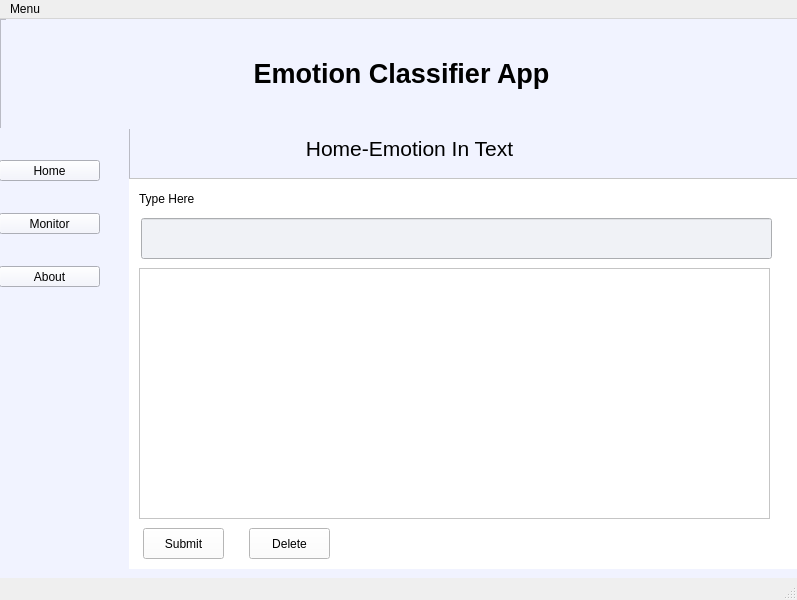
<?xml version="1.0" encoding="UTF-8"?>
<ui version="4.0">
 <class>MainWindow</class>
 <widget class="QMainWindow" name="MainWindow">
  <property name="geometry">
   <rect>
    <x>0</x>
    <y>0</y>
    <width>797</width>
    <height>600</height>
   </rect>
  </property>
  <property name="windowTitle">
   <string>MainWindow</string>
  </property>
  <widget class="QWidget" name="centralwidget">
   <layout class="QHBoxLayout" name="horizontalLayout">
    <property name="spacing">
     <number>0</number>
    </property>
    <property name="leftMargin">
     <number>0</number>
    </property>
    <property name="topMargin">
     <number>0</number>
    </property>
    <property name="rightMargin">
     <number>0</number>
    </property>
    <property name="bottomMargin">
     <number>0</number>
    </property>
    <item>
     <widget class="QFrame" name="background">
      <property name="styleSheet">
       <string notr="true">background-color: rgb(241, 243, 255);</string>
      </property>
      <property name="frameShape">
       <enum>QFrame::StyledPanel</enum>
      </property>
      <property name="frameShadow">
       <enum>QFrame::Raised</enum>
      </property>
      <widget class="QFrame" name="main">
       <property name="geometry">
        <rect>
         <x>-1</x>
         <y>109</y>
         <width>801</width>
         <height>451</height>
        </rect>
       </property>
       <property name="sizePolicy">
        <sizepolicy hsizetype="Preferred" vsizetype="Expanding">
         <horstretch>0</horstretch>
         <verstretch>0</verstretch>
        </sizepolicy>
       </property>
       <property name="frameShape">
        <enum>QFrame::StyledPanel</enum>
       </property>
       <property name="frameShadow">
        <enum>QFrame::Raised</enum>
       </property>
       <widget class="QFrame" name="menu">
        <property name="geometry">
         <rect>
          <x>0</x>
          <y>0</y>
          <width>101</width>
          <height>191</height>
         </rect>
        </property>
        <property name="sizePolicy">
         <sizepolicy hsizetype="Preferred" vsizetype="Expanding">
          <horstretch>0</horstretch>
          <verstretch>0</verstretch>
         </sizepolicy>
        </property>
        <property name="styleSheet">
         <string notr="true">alternate-background-color: rgb(241, 243, 255);</string>
        </property>
        <property name="frameShape">
         <enum>QFrame::NoFrame</enum>
        </property>
        <property name="frameShadow">
         <enum>QFrame::Raised</enum>
        </property>
        <layout class="QGridLayout" name="gridLayout">
         <property name="leftMargin">
          <number>0</number>
         </property>
         <property name="topMargin">
          <number>0</number>
         </property>
         <property name="rightMargin">
          <number>0</number>
         </property>
         <property name="bottomMargin">
          <number>0</number>
         </property>
         <property name="spacing">
          <number>0</number>
         </property>
         <item row="2" column="0">
          <widget class="QToolButton" name="toolButton_3">
           <property name="sizePolicy">
            <sizepolicy hsizetype="Expanding" vsizetype="Fixed">
             <horstretch>0</horstretch>
             <verstretch>0</verstretch>
            </sizepolicy>
           </property>
           <property name="text">
            <string>About</string>
           </property>
          </widget>
         </item>
         <item row="1" column="0">
          <widget class="QToolButton" name="monitorButton">
           <property name="sizePolicy">
            <sizepolicy hsizetype="Expanding" vsizetype="Fixed">
             <horstretch>0</horstretch>
             <verstretch>0</verstretch>
            </sizepolicy>
           </property>
           <property name="text">
            <string>Monitor</string>
           </property>
          </widget>
         </item>
         <item row="0" column="0">
          <widget class="QToolButton" name="HomeButton">
           <property name="enabled">
            <bool>true</bool>
           </property>
           <property name="sizePolicy">
            <sizepolicy hsizetype="Expanding" vsizetype="Fixed">
             <horstretch>0</horstretch>
             <verstretch>0</verstretch>
            </sizepolicy>
           </property>
           <property name="text">
            <string>Home</string>
           </property>
           <property name="iconSize">
            <size>
             <width>20</width>
             <height>20</height>
            </size>
           </property>
          </widget>
         </item>
        </layout>
       </widget>
       <widget class="QFrame" name="body">
        <property name="geometry">
         <rect>
          <x>130</x>
          <y>-10</y>
          <width>671</width>
          <height>451</height>
         </rect>
        </property>
        <property name="sizePolicy">
         <sizepolicy hsizetype="Preferred" vsizetype="Expanding">
          <horstretch>0</horstretch>
          <verstretch>0</verstretch>
         </sizepolicy>
        </property>
        <property name="frameShape">
         <enum>QFrame::StyledPanel</enum>
        </property>
        <property name="frameShadow">
         <enum>QFrame::Raised</enum>
        </property>
        <widget class="QLabel" name="label_2">
         <property name="geometry">
          <rect>
           <x>150</x>
           <y>0</y>
           <width>261</width>
           <height>61</height>
          </rect>
         </property>
         <property name="styleSheet">
          <string notr="true"/>
         </property>
         <property name="text">
          <string>&lt;html&gt;&lt;head/&gt;&lt;body&gt;&lt;p&gt;&lt;span style=&quot; font-size:16pt;&quot;&gt;Home-Emotion In Text&lt;/span&gt;&lt;/p&gt;&lt;/body&gt;&lt;/html&gt;</string>
         </property>
         <property name="alignment">
          <set>Qt::AlignCenter</set>
         </property>
        </widget>
        <widget class="QFrame" name="frame">
         <property name="geometry">
          <rect>
           <x>-10</x>
           <y>60</y>
           <width>691</width>
           <height>401</height>
          </rect>
         </property>
         <property name="styleSheet">
          <string notr="true">background-color: rgb(255, 255, 255);</string>
         </property>
         <property name="frameShape">
          <enum>QFrame::StyledPanel</enum>
         </property>
         <property name="frameShadow">
          <enum>QFrame::Raised</enum>
         </property>
         <widget class="QLabel" name="label_3">
          <property name="geometry">
           <rect>
            <x>20</x>
            <y>10</y>
            <width>71</width>
            <height>21</height>
           </rect>
          </property>
          <property name="text">
           <string>Type Here</string>
          </property>
         </widget>
         <widget class="QLineEdit" name="lineEdit">
          <property name="geometry">
           <rect>
            <x>22</x>
            <y>40</y>
            <width>631</width>
            <height>41</height>
           </rect>
          </property>
          <property name="styleSheet">
           <string notr="true">background-color: rgb(240, 242, 246);</string>
          </property>
         </widget>
         <widget class="QPushButton" name="submitButton">
          <property name="geometry">
           <rect>
            <x>24</x>
            <y>350</y>
            <width>81</width>
            <height>31</height>
           </rect>
          </property>
          <property name="styleSheet">
           <string notr="true">font: 10pt &quot;MS Shell Dlg 2&quot;;
</string>
          </property>
          <property name="text">
           <string>Submit</string>
          </property>
         </widget>
         <widget class="QTextEdit" name="textEdit">
          <property name="geometry">
           <rect>
            <x>20</x>
            <y>90</y>
            <width>631</width>
            <height>251</height>
           </rect>
          </property>
         </widget>
         <widget class="QPushButton" name="clearButton">
          <property name="geometry">
           <rect>
            <x>130</x>
            <y>350</y>
            <width>81</width>
            <height>31</height>
           </rect>
          </property>
          <property name="styleSheet">
           <string notr="true">font: 10pt &quot;MS Shell Dlg 2&quot;;
selection-color: rgb(226, 226, 226);
</string>
          </property>
          <property name="text">
           <string>Delete</string>
          </property>
         </widget>
        </widget>
       </widget>
       <zorder>body</zorder>
       <zorder>menu</zorder>
      </widget>
      <widget class="QLabel" name="label">
       <property name="geometry">
        <rect>
         <x>6</x>
         <y>-1</y>
         <width>791</width>
         <height>111</height>
        </rect>
       </property>
       <property name="text">
        <string>&lt;html&gt;&lt;head/&gt;&lt;body&gt;&lt;p align=&quot;center&quot;&gt;&lt;span style=&quot; font-size:20pt; font-weight:600;&quot;&gt;Emotion Classifier App&lt;/span&gt;&lt;/p&gt;&lt;/body&gt;&lt;/html&gt;</string>
       </property>
       <property name="alignment">
        <set>Qt::AlignCenter</set>
       </property>
      </widget>
     </widget>
    </item>
   </layout>
  </widget>
  <widget class="QMenuBar" name="menubar">
   <property name="geometry">
    <rect>
     <x>0</x>
     <y>0</y>
     <width>797</width>
     <height>21</height>
    </rect>
   </property>
   <widget class="QMenu" name="menuMenu">
    <property name="title">
     <string>Menu</string>
    </property>
    <addaction name="actionHome"/>
    <addaction name="separator"/>
    <addaction name="actionMonitor_2"/>
    <addaction name="separator"/>
    <addaction name="actionAbout_3"/>
   </widget>
   <addaction name="menuMenu"/>
  </widget>
  <widget class="QStatusBar" name="statusbar"/>
  <action name="actionHome">
   <property name="text">
    <string>Home</string>
   </property>
  </action>
  <action name="actionMonitor">
   <property name="text">
    <string>Monitor</string>
   </property>
  </action>
  <action name="actionAbout">
   <property name="text">
    <string>About</string>
   </property>
  </action>
  <action name="actionAbout_2">
   <property name="text">
    <string>About</string>
   </property>
  </action>
  <action name="actionMonitor_2">
   <property name="text">
    <string>Monitor</string>
   </property>
  </action>
  <action name="actionAbout_3">
   <property name="text">
    <string>About</string>
   </property>
  </action>
 </widget>
 <resources/>
 <connections/>
</ui>
